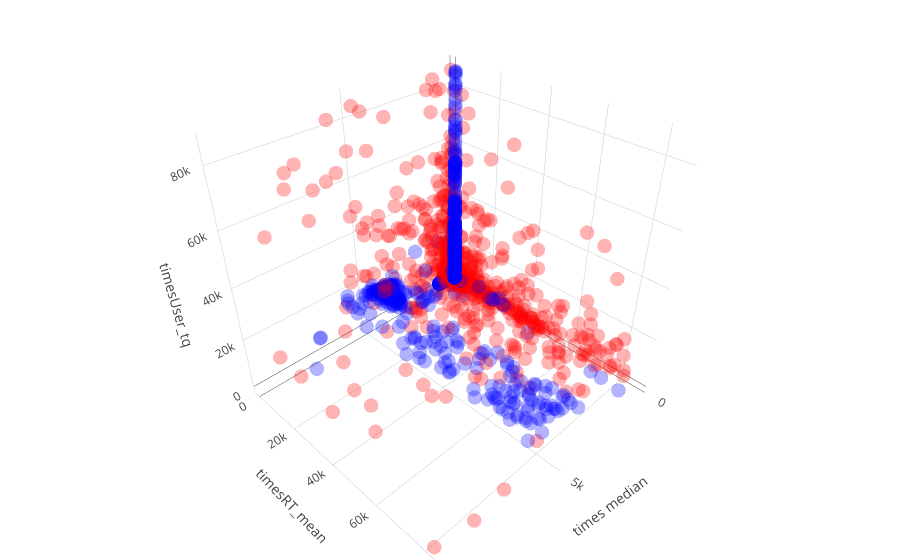

The cell this chart's notebook holds for it:
### Code cell
import plotly
import plotly.graph_objs as go
from plotly.offline import download_plotlyjs, init_notebook_mode, plot, iplot
plotly.__version__

init_notebook_mode(connected=True)

colors = {'Humans':'red', 'SocialSpambot':'blue'}

trace1 = go.Scatter3d(
    x=res.times_mean,
    y=res.timesRT_mean,
    z=res.timesUser_tq,
    mode='markers',
    marker=dict(
        size=5,
        color=res['Cat'].apply(lambda x: colors[x]),
        line=dict(
            color='rgba(255,255,255,0.2)',
            width=0
        ),
        opacity=0.3
    )
)
layout = go.Layout(
    margin=dict(
        l=0,
        r=0,
        b=0,
        t=0
    ),
    scene = dict(
        xaxis = dict(
            nticks=4,
            range = [0,10000],
            title='times median',
        ),
        yaxis = dict(
            title='timesRT_mean',
        ),
        zaxis = dict(
            title='timesUser_tq',
        ),
    )
)
fig = go.Figure(data=[trace1], layout=layout)
iplot(fig)

### Figure 1 — Plotly figure (JSON) as saved in the notebook; plotly's stock layout.template omitted (floating-point values rounded to 4 significant figures; data arrays with more than 128 entries replaced by an {"elided": "..."} marker saying what was removed)
{"data": [{"marker": {"color": {"elided": "2183 str values"}, "line": {"color": "rgba(255,255,255,0.2)", "width": 0}, "opacity": 0.3, "size": 5}, "mode": "markers", "type": "scatter3d", "uid": "23c285aa-28fa-4824-8706-a109dc259f76", "x": {"elided": "2183 int values"}, "y": {"elided": "2183 int values"}, "z": {"elided": "2183 int values"}}], "layout": {"margin": {"b": 0, "l": 0, "r": 0, "t": 0}, "scene": {"xaxis": {"nticks": 4, "range": [0, 10000], "title": {"text": "times median"}}, "yaxis": {"title": {"text": "timesRT_mean"}}, "zaxis": {"title": {"text": "timesUser_tq"}}}}}
